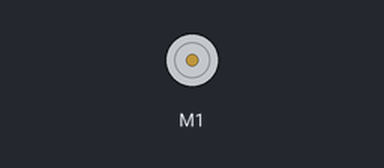
Recording of a sketch running on a simulated Arduino Uno, built with avr-gcc and run on an emulated ATmega328P. Shown: DC motor (green arrow = forward, orange = backward, longer = faster). The ROS host is connected and sends only what is stated.

Above: at 2.2 s.
Timing chart, 0 to 3.7 s (numbered marks = the images above):
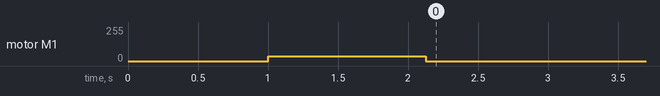

The sketch:

conveyor_belt_motor_test_run.ino
```cpp
/*
This is a test sketch for the Adafruit assembled Motor Shield for Arduino v2
It won't work with v1.x motor shields! Only for the v2's with built in PWM
control

For use with the Adafruit Motor Shield v2
---->  http://www.adafruit.com/products/1438
*/

#include <Adafruit_MotorShield.h>
#include <ros.h>
#include <std_msgs/Bool.h>

// Create the motor shield object with the default I2C address
Adafruit_MotorShield AFMS = Adafruit_MotorShield();
// Or, create it with a different I2C address (say for stacking)
// Adafruit_MotorShield AFMS = Adafruit_MotorShield(0x61);

// Select which 'port' M1, M2, M3 or M4. In this case, M1
Adafruit_DCMotor *myMotor = AFMS.getMotor(1);
// You can also make another motor on port M2
//Adafruit_DCMotor *myOtherMotor = AFMS.getMotor(2);

// Function declarations
void cameraDetectCB(const std_msgs::Bool& msg);
void robotInOperationCB(const std_msgs::Bool& msg);

void run_motor();

//ROS Subscribers/Publishers
ros::NodeHandle nh;
ros::Subscriber <std_msgs::Bool> camera_detect_sub("camera/detect_flag", cameraDetectCB);
ros::Subscriber <std_msgs::Bool> robot_in_op_sub("arm/in_operation", robotInOperationCB);

std_msgs::Bool pick_flag_msg;
ros::Publisher pick_flag_pub("/arduino/pick_flag", &pick_flag_msg);

// Parameters
int convenyor_status = 0;
bool starting = true;

void setup() {
  // set up Serial library at 57600 bps
  Serial.begin(57600);

  //Init ROS nodehandle
  nh.initNode();

  //Init ROS subscribers and publishers
  nh.subscribe(camera_detect_sub);
  nh.subscribe(robot_in_op_sub);

  nh.advertise(pick_flag_pub);


  nh.loginfo("Adafruit Motorshield v2 - DC Motor test!");

  if (!AFMS.begin()) {         // create with the default frequency 1.6KHz
  // if (!AFMS.begin(1000)) {  // OR with a different frequency, say 1KHz
    nh.logwarn("Could not find Motor Shield. Check wiring.");
    while (1);
  }
  nh.loginfo("Motor Shield found.");

  // Set the speed to start, from 0 (off) to 255 (max speed)
  myMotor->setSpeed(150);
  myMotor->run(FORWARD);
  // turn on motor
  myMotor->run(RELEASE);

  delay(1000);
  run_motor();
  convenyor_status = 1;

}

void loop() {
  //wait until you are actually connected

  while (!nh.connected())
  {
    nh.logwarn("Arduino ROS Node not connected");
    nh.spinOnce();
  }
  nh.spinOnce();
  if (starting){
    // pick_flag_msg.data = true;
    // delay(10);
    starting = false;
    // nh.logwarn("pick flag published!");
    // pick_flag_pub.publish(&pick_flag_msg);
  }
  // run_motor();
}

void run_motor(){
  nh.logwarn("tick");
  myMotor->run(FORWARD);
  myMotor->setSpeed(34);
  delay(1125);
  myMotor->setSpeed(0);
}

void cameraDetectCB(const std_msgs::Bool& msg){
  if (msg.data == true && convenyor_status == 1){
    delay(4000);
    run_motor();
    convenyor_status = 0;
    pick_flag_msg.data = true;
    pick_flag_pub.publish(&pick_flag_msg);
  }
}

void robotInOperationCB(const std_msgs::Bool& msg){
  if (msg.data == false && convenyor_status == 0){
    run_motor();
    convenyor_status = 1;

  }
}
```
